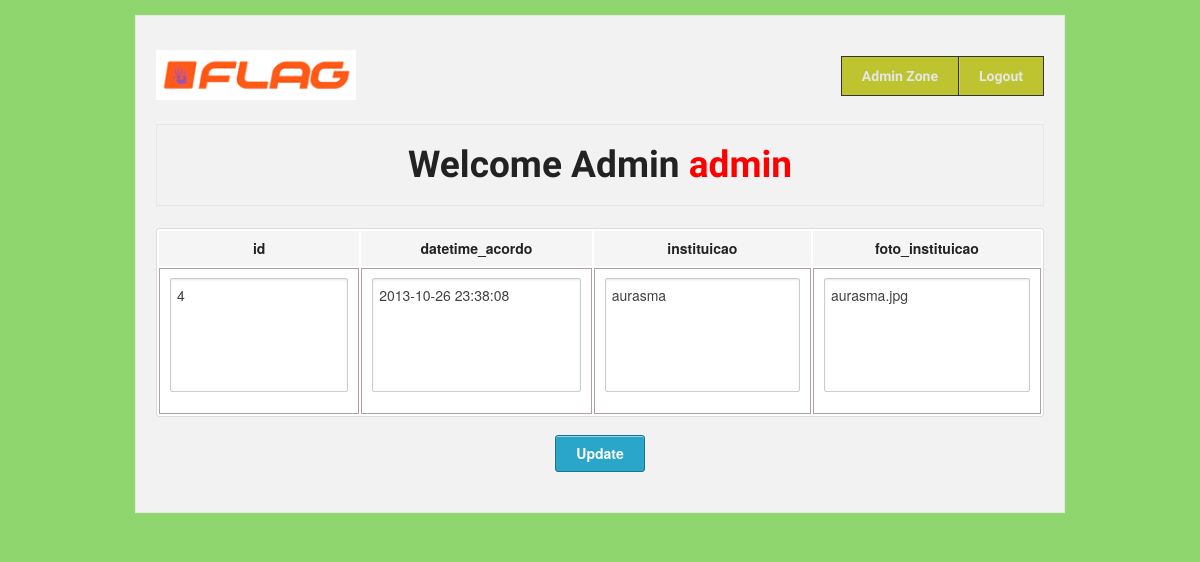
The page /Project_Clinica/admin/update.php?t=acordos&pk=4 (signed in) on the database its author committed.
### tables this page shows
CREATE TABLE `acordos` (
  `id` int(10) unsigned NOT NULL AUTO_INCREMENT,
  `datetime_acordo` datetime NOT NULL,
  `instituicao` varchar(255) NOT NULL,
  `foto_instituicao` varchar(45) NOT NULL,
  PRIMARY KEY (`id`,`datetime_acordo`)
);

### Project_Clinica/admin/update.php (the view, shortened to what this page needs)
<?php require '../MODEL/databaseConnection.php'; ?>
<?php
$sql = ($_GET['t'] === "utentes") ?
        "SELECT * FROM " . $_GET['t'] . " WHERE email= '" . $_GET['pk'] ."'"
    :   "SELECT * FROM " . $_GET['t'] . " WHERE id=" . $_GET['pk'];
$linha_result_set = $connection->query($sql)->fetch();
 ?>
<!DOCTYPE html>
 <html class="no-js" lang="en">
<head>
  <link rel="stylesheet" href="../stylesheets/foundation.css">
  <link rel="stylesheet" href="../stylesheets/app.css">
</head>
<body>
  <div class="row">
    <div style="width:auto;" class="twelve columns">
      <div class="panel">
      <div class="row">
        <div class="three columns">
          <h1><a href="index.php"><img src="../images/banners_logos/logo.png" /></a></h1>
        </div>
        <div style="text-align: center;" class="nine columns">
          <ul class="nav-bar right">
           <li style="background-color: rgb(190, 196, 48);"><a style="font-weight: bold;" href="index.php">Admin Zone</a></li>
            <li style="background-color: rgb(190, 196, 48);"><a style="font-weight: bold;" href="logout.php">Logout</a></li>
          </ul>
        </div>
       </div>
       <div class="row">
        <div class="twelve columns">
          <div class="panel">
            <h2 style="text-align: center;">Welcome Admin <span style="color:red;"><?php echo $_SESSION['username']; ?></span></h2>
          </div>
        </div>
      </div>
      <div class="row">
        <div style="text-align: center;" class="twelve columns">
             <form action="process_update.php" method="POST">
            <table class="twelve">
                               <thead>
                                      <tr>
                                <?php
                                  $array_com_campos_da_tabela = array();
                                  $sql = "describe " . $_GET['t'] ;
                                ?>
                                <?php if ($result_set = $connection->query($sql)): ?>
                                    <?php foreach ($result_set as $coluna):
                                         $array_com_campos_da_tabela[] = $coluna[0];
                                      ?>
                                          <th style="text-align: center;"><?php echo $coluna[0]; ?></th>
                                    <?php endforeach ?>
                                <?php endif ?>
                            		</thead>
                                <tbody>
                              <tr>
                           <?php for ($i=0; $i < (count($linha_result_set)/2) ; $i++): ?>
                                <td style="text-align: center; vertical-align: middle; border:1px solid #ADA1A1;">
                                  <textarea style="resize:none;" name="<?php echo $array_com_campos_da_tabela[$i]; ?>" cols="30" rows="5"><?php echo $linha_result_set[$i]; ?></textarea>
                                </td>
                            <?php endfor; ?>
                           </tr>
                            </tbody>
            </table>
                	<td style="text-align: center; vertical-align: middle;">
                        <input type="submit" class=" radius button" value="Update">
                    </td>
                  	          </div>
                    </div>
      </div>
    </div>
</div>
</body>
</html>

### Project_Clinica/stylesheets/app.css (style rules this page uses)
body { background: #90D66F; margin-top: 15px; }
p,h1,h2,h3,h4,h5,h6,li { font-family: 'Strait', sans-serif; }

### rows shown on the page
acordos: id "4", datetime_acordo "2013-10-26 23:38:08", instituicao "aurasma", foto_instituicao "aurasma.jpg"

### other values the page prints
$_SESSION['username'] "admin"
$coluna[0] "id"
$coluna[0] "datetime_acordo"
$coluna[0] "instituicao"
$coluna[0] "foto_instituicao"
